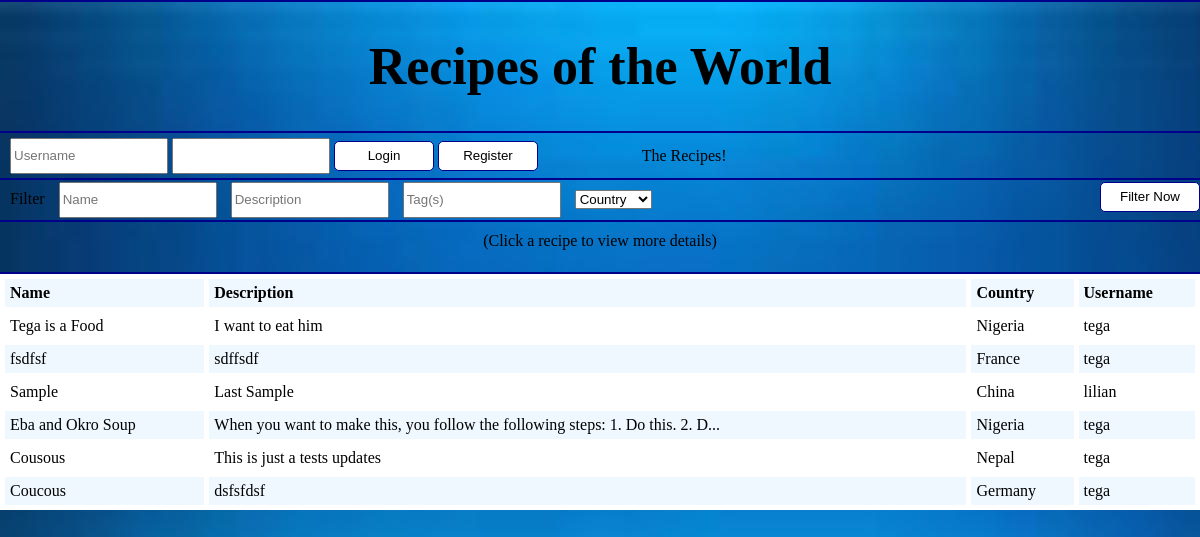
The page / on the database its author committed.
### tables this page shows
CREATE TABLE `recipes` (
  `id` int(11) NOT NULL AUTO_INCREMENT,
  `name` varchar(250) NOT NULL,
  `description` varchar(10000) NOT NULL,
  `country` varchar(250) NOT NULL,
  `userID` int(11) NOT NULL,
  `date_added` timestamp NULL DEFAULT NULL,
  `photo` varchar(200) DEFAULT NULL,
  PRIMARY KEY (`id`),
  KEY `FK_recipes_userID` (`userID`),
  CONSTRAINT `FK_recipes_userID` FOREIGN KEY (`userID`) REFERENCES `users` (`id`)
);

CREATE TABLE `users` (
  `id` int(11) NOT NULL AUTO_INCREMENT,
  `username` varchar(45) NOT NULL,
  `password` varchar(200) NOT NULL,
  `is_admin` tinyint(1) NOT NULL DEFAULT '0' COMMENT '1 means the person is an admin while 0 means the person is not an admin',
  `country` varchar(45) DEFAULT NULL,
  PRIMARY KEY (`id`)
);

### classes/DBConnection.php (called while the page is built, shortened)
<?php
class DBConnection
{
    public function getDBConnection()
    {
        $db_host = '127.0.0.1';
        $db_login = 'root';
        $db_password = '';
        $db_name = 'recipe_db';
        $mysqli = new mysqli($db_host,$db_login,$db_password,$db_name);
        if ($mysqli->connect_errno) {
            die("There was an error connecting to the database");
        } else {
            return $mysqli;
        }
    }
    public function getMultipleResultSet($sql)
    {
        $resultSet = [];
        $mysqli = $this->getDBConnection();
        $result = $mysqli->query($sql);
        if (!empty($result) && $result->num_rows != 0) {
            while ($row = $result->fetch_assoc()) {
                $resultSet[] = $row;
            }
        }
        return $resultSet;
    }
}

### classes/Recipe.php (called while the page is built, shortened)
<?php
require_once 'DBConnection.php';
require_once 'Util.php';
class Recipe
{
    public function getAllRecipes()
    {
        $db = new DBConnection();
        $sql = "SELECT
                    r.id AS recipe_id,
                    r.name AS recipe_name,
                    r.description,
                    r.country,
                    users.username
                FROM recipes r
                LEFT JOIN users ON (users.id = r.userID)
                ORDER BY date_added DESC";
        return $db->getMultipleResultSet($sql);
    }
}

### classes/Util.php (called while the page is built, shortened)
<?php
class Util
{
    public function encryptPK($id)
    {
        $id = $id * 138628;
        $id = $id + 789;
        return $id * 93;
    }
}

### index.php (the view, shortened to what this page needs)
<?php
require_once 'classes/Recipe.php';
require_once 'classes/Util.php';
$recipe = new Recipe();
$util = new Util();
$recipes = array();
if (isset($_GET['name']) || isset($_GET['description']) || isset($_GET['tags']) || isset($_GET['country']) || isset($_GET['only_mine'])) {
    $name = isset($_GET['name']) ? $_GET['name'] : "";
    $description = isset($_GET['description']) ? $_GET['description'] : "";
    $tags = isset($_GET['tags']) ? $_GET['tags'] : "";
    $country = isset($_GET['country']) ? $_GET['country'] : "";
    $onlyMine = isset($_GET['only_mine']) && $_GET['only_mine'] == "on" ? 1 : 0;
    $recipes = $recipe->getFilteredRecipes($name, $description, $tags, $country, $onlyMine);
} else {
    $recipes = $recipe->getAllRecipes();
}
?>
<!DOCTYPE html>
<html>
    <head>
        <?php include_once('meta.php'); ?>
    </head>
    <body>
        <?php include_once('header.php'); ?>
        <section id="section1">
            <?php if (!isset($_SESSION['is_logged_in'])) {
                ?>
                <form method="post" id="login-form" action="login.php">
                    <input type="text" id="username" name="username" placeholder="Username" required/>
                    <input type="password" id="password" name="password" required/>
                    <button type="submit" name="Login" id="Login">Login</button>
                </form>
                <a href="register.php" id="register-link">
                    <button>Register</button>
                </a>
                <?php
            }?>
            The Recipes!
        </section>
        <section id="section2">
            <form method="get" id="filter-form">
                <span>Filter</span>
                <input type="text" id="name" name="name" placeholder="Name" value="<?php if(isset($_GET['name'])) {echo $_GET['name'];} ?>"/>
                <input type="text" id="descriptions" name="description" placeholder="Description" value="<?php if(isset($_GET['description'])) {echo $_GET['description'];} ?>"/>
                <input type="text" id="tags" name="tags" placeholder="Tag(s)" value="<?php if(isset($_GET['tags'])) {echo $_GET['tags'];} ?>"/>
                <select name="country" id="country">
                    <option value="">Country</option>
                </select>
                <button name="filter" id="filter" type="submit">Filter Now</button>
            </form>
        </section>
        <section id="section3">
            <div id="instruction">(Click a recipe to view more details)</div>
        </section>
        <section id="section4">
            <table width="100%" cellpadding="5" cellspacing="5" id="recipe-list">
                <tr align="left" class="alternate">
                    <th>Name</th>
                    <th>Description</th>
                    <th>Country</th>
                    <th>Username</th>
                </tr>
                <?php
                $i = 0;
                foreach ($recipes as $line) {
                    ?>
                        <tr class="<?php echo $i % 2 == 0 ? '' : 'alternate'; ?>">
                            <td>
                                <a class="no-decorate" href="view_recipe.php?recipe_id=<?php echo $util->encryptPK($line['recipe_id']); ?>">
                                    <?php echo $line['recipe_name'];?>
                                </a>
                            </td>
                            <td>
                                <a class="no-decorate" href="view_recipe.php?recipe_id=<?php echo $util->encryptPK($line['recipe_id']); ?>">
                                    <?php echo strlen($line['description']) > 80 ? "<span class='ellipsis'>" . substr($line['description'],0,80)."...</span>" : $line['description']; ?>
                                </a>
                            </td>
                            <td>
                                <a class="no-decorate" href="view_recipe.php?recipe_id=<?php echo $util->encryptPK($line['recipe_id']); ?>">
                                    <?php echo $line['country'];?>
                                </a>
                            </td>
                            <td>
                                <a class="no-decorate" href="view_recipe.php?recipe_id=<?php echo $util->encryptPK($line['recipe_id']); ?>">
                                    <?php echo $line['username'];?>
                                </a>
                            </td>
                        </tr>
                    <?php
                    $i++;
                }
                ?>
            </table>
        </section>
    </body>
</html>

### style.css (style rules this page uses)
body { background-image: url("bg.jpg"); font-family: "Trebuchet MS"; width: 100%; margin: 0; }
section { min-height: 40px; }
#section2 { border-bottom: 2px solid darkblue; }
#section3 { border-bottom: 2px solid darkblue; }
#section1 { padding-top: 5px; padding-left: 10px; border-bottom: 2px solid darkblue; }
#login-form { display: inline-block; }
#register-link { display: inline-block; margin-right: 100px; }
input[type=text], input[type=password] { width: 150px; height: 30px; }
button { min-width: 100px; height: 30px; border: 1px solid darkblue; border-radius: 5px; background-color: white; }
#section2 #filter-form * { margin-left: 10px; margin-top: 2px; margin-bottom: auto; display: inline-block; }
#section2 #filter-form #filter { float: right; }
#section3 #instruction { text-align: center; margin-top: 10px; }
#section4 #recipe-list { background-color: white; }
.alternate { background-color: aliceblue; }
.no-decorate { text-decoration: none; color: inherit; }
.ellipsis { overflow: hidden; white-space: nowrap; text-overflow: ellipsis; }

### rows shown on the page
recipes: name "Tega is a Food", description "I want to eat him", country "Nigeria", userID.username "tega"
recipes: name "fsdfsf", description "sdffsdf", country "France", userID.username "tega"
recipes: name "Sample", description "Last Sample", country "China", userID.username "lilian"
recipes: name "Eba and Okro Soup", description "When you want to make this, you follow the following steps: 1. Do this. 2. D", country "Nigeria", userID.username "tega"
recipes: name "Cousous", description "This is just a tests updates", country "Nepal", userID.username "tega"
recipes: name "Coucous", description "dsfsfdsf", country "Germany", userID.username "tega"
